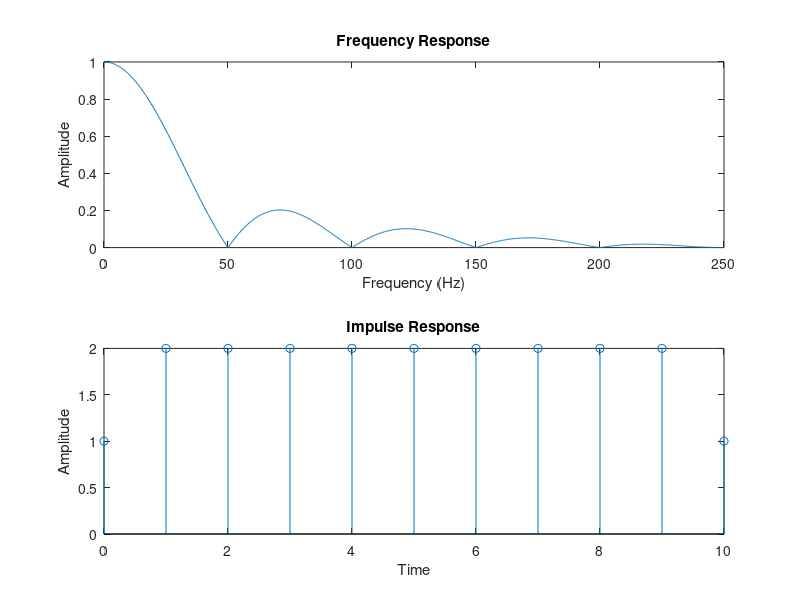

Recreate this plot in MATLAB.
% Filter parameters
fs = 500; % Sampling rate in Hz
f0 = 50; % Cut-off frequency in Hz
num_harmonics = 5; % Number of harmonics to consider

% Create notches at the fundamental frequency and its harmonics
h = 1;
for harmonic = 1:num_harmonics
    f = f0 * harmonic;
    h = conv(h, [1, -2*cos(2*pi*f/fs), 1]);
end

[H, w] = freqz(h, 1, 1024); %Frequency response
H_normalized = abs(H) / max(abs(H)); %Normalize

% Plot the frequency response
subplot(2, 1, 1);
plot(w * (fs / (2 * pi)), H_normalized);
title('Frequency Response');
xlabel('Frequency (Hz)');
ylabel('Amplitude');

% Plot the impulse response
subplot(2, 1, 2);
n = 0:length(h)-1;
stem(n, h);
title('Impulse Response');
xlabel('Time');
ylabel('Amplitude');
